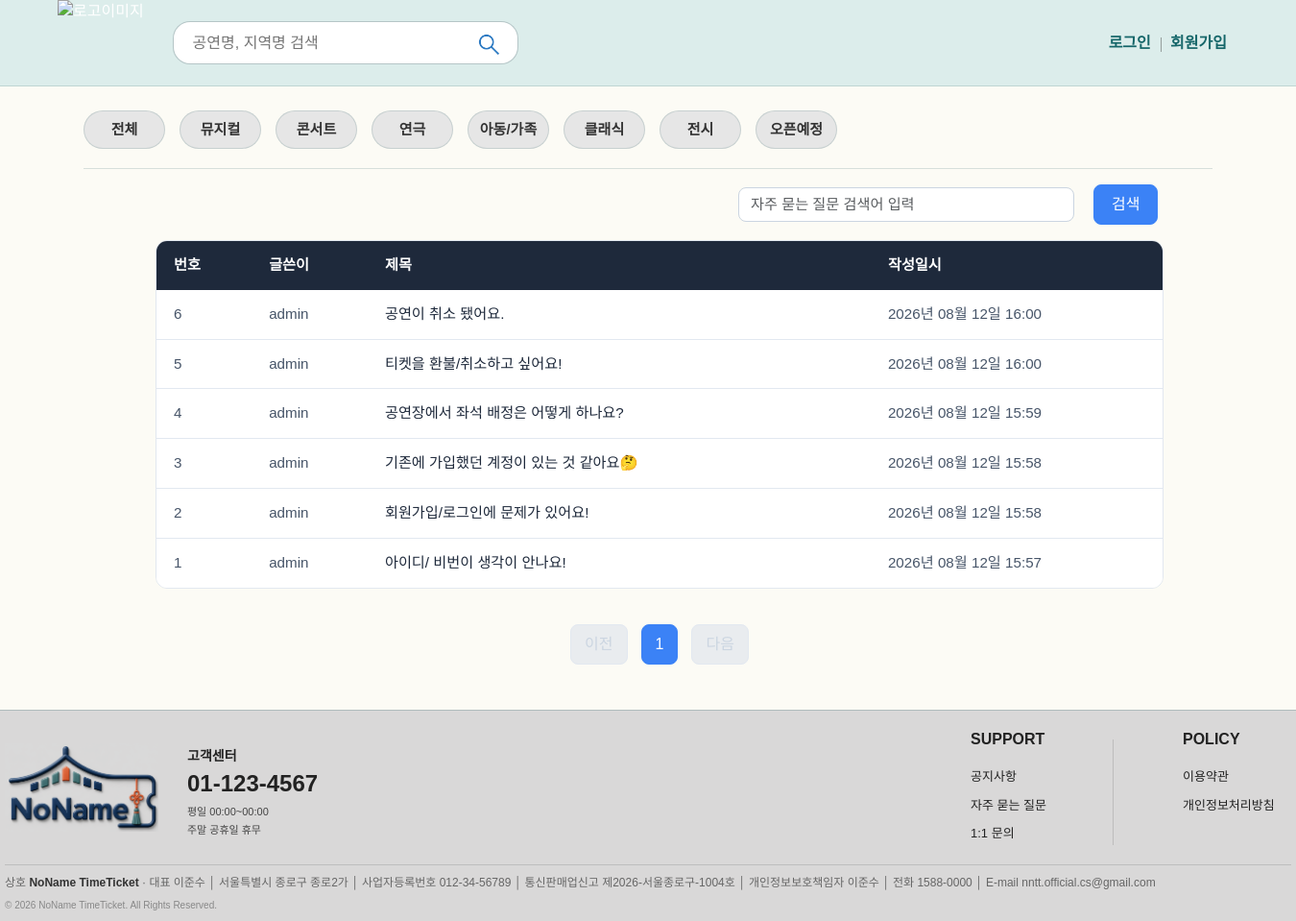
The page /faq/list/ on the database its author committed.
### table_model.py (models this page shows, shortened)
class FAQ(db.Model):
    __tablename__ = 'faq'
    id = db.Column(INTEGER(unsigned=True), primary_key=True, autoincrement=True)
    subject = db.Column(db.String(MAX_STRING), nullable=False)
    content = db.Column(db.Text(), nullable=False)
    create_date = db.Column(db.DateTime(), nullable=False)
    updated_date = db.Column(db.DateTime(), nullable=False, default=datetime.now, onupdate=datetime.now)
    user_id = db.Column(INTEGER(unsigned=True), db.ForeignKey('user.id', ondelete='CASCADE'), nullable=False, index=True)
    user = db.relationship('User', backref=db.backref('faq_set'))

class User(db.Model):
    __tablename__ = 'user'
    id = db.Column(INTEGER(unsigned=True), primary_key=True, autoincrement=True)
    username = db.Column(db.String(USERNAME_LENGTH), unique=True, nullable=False)
    password = db.Column(db.String(MAX_STRING), nullable=False) # hashcode로 암호화하는 과정 때문에 여유 buffer 추가
    email = db.Column(db.String(120), unique=True, nullable=False)
    phone = db.Column(db.String(20), unique=True, nullable=False)
    address = db.Column(db.String(ADDRESS_LENGTH), nullable=True)
    created_at = db.Column(db.DateTime(), nullable=False, default=datetime.now)
    updated_at = db.Column(db.DateTime(), nullable=False, default=datetime.now, onupdate=datetime.now)

### views/support/faq_views.py (the view)
@bp.route('/list/')
def _list():
    page = request.args.get('page', type=int, default=default_page)
    kw = request.args.get('kw', type=str, default='')   # 검색어
    faq_list = FAQ.query
    if kw:
        search = '%%{}%%'.format(kw)
        faq_list = (faq_list
            .filter(FAQ.subject.ilike(search) |
                    FAQ.content.ilike(search) |
                    FAQ.user.has(User.username.ilike(search))))
    else:  # recent (최신순)
        faq_list = (faq_list
        .group_by(FAQ.id)
        .order_by(FAQ.create_date.desc()))
    faq_list = faq_list.paginate(page=page, per_page=per_page_num)
    return render_template('support/faq_list.html', faq_list=faq_list, page=page, kw=kw)

### filter/filter_date.py (called while the page is built)
def format_datetime(value, fmt='%Y년 %m월 %d일 %H:%M'):
    return value.strftime(fmt)

### views/auth_views.py (called while the page is built)
@bp.before_app_request
def load_logged_in_user():
    user_id = session.get('user_id')
    if user_id is None:
        g.user = None
    else:
        g.user = User.query.get(user_id)

### templates/support/faq_list.html (shortened to what this page needs)
{% extends 'base.html' %}
{% block style %}
<link rel="stylesheet" href="https://cdn.jsdelivr.net/npm/bootstrap@5.3.8/dist/css/bootstrap.min.css">
{% endblock %}
{% block content %}
<link rel="stylesheet" href="{{ url_for('static', filename='css/support.css') }}">
<div class="container my-3">
    <div class="row my-3">
        <div class="col-6">
        </div>
        <div class="col-6">
            <div class="input-group">
                <form method="get" id="searchForm" class="d-flex align-items-center justify-content-end">
                    <input type="text" id="search_kw" name="kw" value="{{ kw|default('') }}" class="form-control me-2"
                        placeholder="자주 묻는 질문 검색어 입력">
                    <button type="button" id="btn_search" class="btn btn-primary text-nowrap">검색</button>
                </form>
            </div>
        </div>
    </div>
    <table class="table">
        <thead>
            <tr class="table-dark">
                <th>번호</th>
                <th>글쓴이</th>
                <th class="col-title">제목</th>
                <th>작성일시</th>
            </tr>
        </thead>
        <tbody>
            {% if faq_list %}
            {% for faq in faq_list.items %}
            <tr>
                <td>
                    {{ faq_list.total - ((faq_list.page - 1) * faq_list.per_page) - loop.index0 }}
                </td>
                <td>
                    {{faq.user.username}}
                </td>
                <td>
                    <a href="{{ url_for('faq.detail', faq_id=faq.id) }}">{{ faq.subject }}</a>
                </td>
                <td>
                    {{ faq.create_date|datetime }}
                </td>
            </tr>
            {% endfor %}
            {% else %}
            <tr>
                <td colspan="3">공지사항이 없습니다</td>
            </tr>
            {% endif %}
        </tbody>
    </table>
    <ul class="pagination justify-content-center">
        {% if faq_list.has_prev %}
        <li class="page-item">
            <a class="page-link" href="?page={{ faq_list.prev_num }}">이전</a>
        </li>
        {% else %}
        <li class="page-item disabled">
            <a class="page-link" tabindex="-1" aria-disabled="true" href="#">이전</a>
        </li>
        {% endif %}
        {% for page_num in faq_list.iter_pages() %}
        {% if page_num %}
        {% if page_num != faq_list.page %}
        <li class="page-item">
            <a class="page-link" href="?page={{ page_num }}">{{ page_num }}</a>
        </li>
        {% else %}
        <li class="page-item active" aria-current="page">
            <a class="page-link" href="#">{{ page_num }}</a>
        </li>
        {% endif %}
        {% else %}
        <li class="page-item disabled">
            <a class="page-link" href="#">...</a>
        </li>
        {% endif %}
        {% endfor %}
        {% if faq_list.has_next %}
        <li class="page-item">
            <a class="page-link" href="?page={{ faq_list.next_num }}">다음</a>
        </li>
        {% else %}
        <li class="page-item disabled">
            <a class="page-link" tabindex="-1" aria-disabled="true" href="#">다음</a>
        </li>
        {% endif %}
    </ul>
</div>
{% endblock %}

### templates/base.html (shortened to what this page needs)
<!DOCTYPE html>
<html lang="ko">
<head>
    {% block style %}{% endblock %}
    <link rel="stylesheet" href="{{ url_for('static', filename='css/footer.css') }}">
    <link rel="stylesheet" href="{{ url_for('static', filename='css/inquiry.css') }}">
    <link rel="stylesheet" href="{{ url_for('static', filename='css/base.css') }}">
</head>
<body>
    <header class="navbar">
        <div class="nav_wrap">
            <div class="nav-left">
                <div class="logo">
                    <a href="{{ url_for('main.index') }}"><img src="/static/images/logo_main_3d.png" alt="로고이미지"
                            class="logo_img"></a>
                </div>
                <form action="{{ url_for('main.index') }}" method="GET" class="search-form">
                    <input type="text" name="q" placeholder="공연명, 지역명 검색" value="{{ query if query else '' }}">
                    <button type="submit"><img src="/static/images/search.png" alt="검색버튼" class="search_img"></button>
                </form>
            </div>
        	<div class="nav-right">
           		 <ul class="nav-links">
                	{% if g.user %}
                	<li><span class="user_id">🎟️{{ g.user.username }}님</span></li>
                	<li><a href="{{ url_for('auth.update_profile') }}">정보변경</a></li>
                	<div class="divider-line_top"></div>
                	<li><a href="{{ url_for('booking.my_orders') }}">내 예매 내역</a></li>
                	<div class="divider-line_top"></div>
                	<li><a href="{{ url_for('auth.logout') }}">로그아웃</a></li>
                	{% else %}
                	<li><a href="{{ url_for('auth.login') }}">로그인</a></li>
                	<li><a href="{{ url_for('auth.register') }}">회원가입</a></li>
                	{% endif %}
           		 </ul>
        	</div>
    </header>
    <main class="container">
        <div class="nav-all">
            <a href="{{ url_for('main.all_performances') }}"
                class="nav-menu {% if request.endpoint == 'main.all_performances' %}active{% endif %}">전체</a>
            <a href="{{ url_for('main.musical_list') }}"
                class="nav-menu {% if request.endpoint == 'main.musical_list' %}active{% endif %}">뮤지컬</a>
            <a href="{{ url_for('main.concert_list') }}"
                class="nav-menu {% if request.endpoint == 'main.concert_list' %}active{% endif %}">콘서트</a>
            <a href="{{ url_for('main.play_list') }}"
                class="nav-menu {% if request.endpoint == 'main.play_list' %}active{% endif %}">연극</a>
            <a href="{{ url_for('main.kids_list') }}"
                class="nav-menu {% if request.endpoint == 'main.kids_list' %}active{% endif %}">아동/가족</a>
            <a href="{{ url_for('main.classic_list') }}"
                class="nav-menu {% if request.endpoint == 'main.classic_list' %}active{% endif %}">클래식</a>
            <a href="{{ url_for('main.exhib_list') }}"
                class="nav-menu {% if request.endpoint == 'main.exhib_list' %}active{% endif %}">전시</a>
            <a href="{{ url_for('main.upcoming_list') }}"
                class="nav-menu {% if request.endpoint == 'main.upcoming_list' %}active{% endif %}">오픈예정</a>
        </div>
        {% block content %}
        {% endblock %}
    </main>
    {% include "footer.html" %}
</body>
</html>

### templates/footer.html (shortened to what this page needs)
<footer class="footer">
    <div class="footer-inner">
        <div class="footer-left">
            <div class="footer-logo">
                <img src="{{ url_for('static', filename='images/logo_footer_3d.png') }}" alt="로고">
            </div>
            <div class="footer-contact">
                <p class="footer-label">고객센터</p>
                <p class="footer-phone">01-123-4567</p>
                <p class="footer-time">
                    평일 00:00~00:00<br>
                    주말 공휴일 휴무
                </p>
            </div>
        </div>
        <div class="footer-menu">
            <div class="footer-menu-group">
                <ul>
                    <li>
                        <h3>SUPPORT</h3>
                    </li>
                </ul>
                <ul>
                    <li>
                        <a href="{{ url_for('notice._list') }}">공지사항</a>
                    </li>
                    <li>
                        <a href="{{ url_for('faq._list') }}">자주 묻는 질문</a>
                    </li>
                    <li>
                        <a href="{{ url_for('main.inquiry') }}">1:1 문의</a>
                    </li>
                </ul>
            </div>
            <div class="footer-menu-group">
                <ul>
                    <li>
                        <h3>POLICY</h3>
                    </li>
                </ul>
                <ul>
                    <li>
                        <a href="{{ url_for('main.terms') }}" target="_blank" rel="noopener noreferrer">이용약관</a>
                    </li>
                    <li>
                        <a href="{{ url_for('main.privacy') }}" target="_blank" rel="noopener noreferrer">개인정보처리방침</a>
                    </li>
                </ul>
            </div>
        </div>
    </div>
    <div class="footer-bottom">
        <div class="footer-company-info">
            상호 <strong>NoName TimeTicket</strong> · 대표 이준수 │
            서울특별시 종로구 종로2가 │
            사업자등록번호 012-34-56789 │
            통신판매업신고 제2026-서울종로구-1004호 │
            개인정보보호책임자 이준수 │
            전화 1588-0000 │
            E-mail
            <a href="mailto:nntt.official.cs@gmail.com">
                nntt.official.cs@gmail.com
            </a>
        </div>
        <div class="footer-copy">
            © 2026 NoName TimeTicket. All Rights Reserved.
        </div>
    </div>
</footer>

### static/css/footer.css (style rules this page uses)
html, body { margin: 0; padding: 0; height: 100%; }
body { display: flex; flex-direction: column; min-height: 100vh; }
main, .container, #content { flex: 1; }
ul { list-style: none; }
a { color: inherit; text-decoration: none; }
.footer { width: 100%; height: 220px; margin-top: auto; background-color: #d9d8d8; color: #222; border-top: 1px solid #6c8e9060; }
.footer-inner { width: 1340px; height: 160px; margin: 0 auto; display: flex; align-items: center; justify-content: space-between; }
.footer-left { display: flex; align-items: center; gap: 30px; }
.footer-logo { width: 160px; flex-shrink: 0; }
.footer-logo img { width: 100%; height: auto; display: block; }
.footer-contact { flex-shrink: 0; margin-top:10px; }
.footer-contact p { margin: 0; }
.footer-label { margin-bottom: 6px !important; font-size: 14px; font-weight: 700; color: #222; }
.footer-phone { margin-bottom: 8px !important; font-size: 24px; font-weight: 700; line-height: 1; color: #222; }
.footer-time { font-size: 11px; line-height: 1.7; color: #444; gap: 10px; }
.footer-menu { display: flex; align-items: flex-start; gap: 35px; }
.footer-menu-group { width: 150px; min-height: 120px; }
.footer-menu-group ul { margin: 0; padding: 0; }
.footer-menu-group h3 { margin: 0 0 20px; font-size: 16px; font-weight: 600; color: #222; }
.footer-menu-group li { margin-bottom: 10px; font-size: 13px; font-weight: 500; margin-left: 37px; }
.footer-menu-group li:last-child { margin-bottom: 0; }
.footer-menu-group a { font-size: 13px; color: #222; }
.footer-bottom { width: 1340px; height: 60px; margin: 0 auto; padding-top: 9px; border-top: 1px solid #bdbdbd; }
.footer-company-info { overflow: hidden; font-size: 12px; line-height: 1.5; color: #666; white-space: nowrap; text-overflow: ellipsis; }
.footer-company-info strong { font-weight: 700; color: #333; }
.footer-company-info a { color: #666; text-decoration: none; }
.footer-copy { margin-top: 8px; font-size: 10px; line-height: 1.4; color: #888; }

### static/css/base.css (style rules this page uses)
* { box-sizing: border-box; margin: 0; padding: 0; }
body { font-family: 'Noto Sans KR', sans-serif; background-color: #fcfbf5; color: #333; }
.navbar { display: flex; align-items: center; justify-content: center; background-color: #dcedeb; color: #fff; height: 90px; width: 100%; border-bottom: 1px solid #6c8e9042; min-width: 1200px; padding: 0 20px; position: relative; }
.nav_wrap { display: flex; justify-content: space-between; align-items: center; width: 100%; height: 100%; max-width: 1250px; padding: 0 10px; position: relative; }
.container { max-width: 1200px; min-width: 1200px; margin: 25px auto; }
.nav-left { display: flex; align-items: center; gap: 30px; }
.navbar .logo a { display: flex; align-items: center; }
.logo_img { height: 90px; margin-top: 1px; display: block; }
.search-form { display: flex; height: 45px; }
.search-form input { padding: 6px 20px; border-radius: 18px 0 0 18px; border: 1px solid #6C8E9080; border-right: none; outline: none; width: 300px; }
.search-form button { padding: 6px 12px; background-color: #ffffff; color: rgb(0, 0, 0); border: 1px solid #6c8e9080; border-left: none; border-radius: 0 18px 18px 0; cursor: pointer; }
.search_img { height: 35px; width: auto; }
.nav-right { display: flex; align-items: center; margin-right: 12px; }
.nav-links { display: flex; list-style: none; gap: 10px; padding: 0; margin: 0; }
.nav-links a { display: flex; color: #156669; font-size: 16px; font-weight: bold; text-decoration: none; }
.container { max-width: 1200px; margin: 25px auto; }
.nav-all { display: flex; gap: 15px; border-bottom: 0.7px solid #6c8e9042; padding-bottom: 20px; font-weight: bold; }
.nav-menu { display: flex; align-items: center; text-align: center; justify-content: center; height: 40px; width: 85px; border-radius: 30px; font-size: 15px; font-weight: bold; cursor: pointer; transition: all 0.2s ease; background-color: #e6e6e6; border: 1px solid #6c8e9042; text-decoration: none; color: #333; }

### rows shown on the page
FAQ: id "6", user.username "admin", subject "공연이 취소 됐어요.", create_date "2026년 08월 12일 16:00"
FAQ: id "5", user.username "admin", subject "티켓을 환불/취소하고 싶어요!", create_date "2026년 08월 12일 16:00"
FAQ: id "4", user.username "admin", subject "공연장에서 좌석 배정은 어떻게 하나요?", create_date "2026년 08월 12일 15:59"
FAQ: id "3", user.username "admin", subject "기존에 가입했던 계정이 있는 것 같아요🤔", create_date "2026년 08월 12일 15:58"
FAQ: id "2", user.username "admin", subject "회원가입/로그인에 문제가 있어요!", create_date "2026년 08월 12일 15:58"
FAQ: id "1", user.username "admin", subject "아이디/ 비번이 생각이 안나요!", create_date "2026년 08월 12일 15:57"

### other values the page prints
{{ page_num }} "1"
